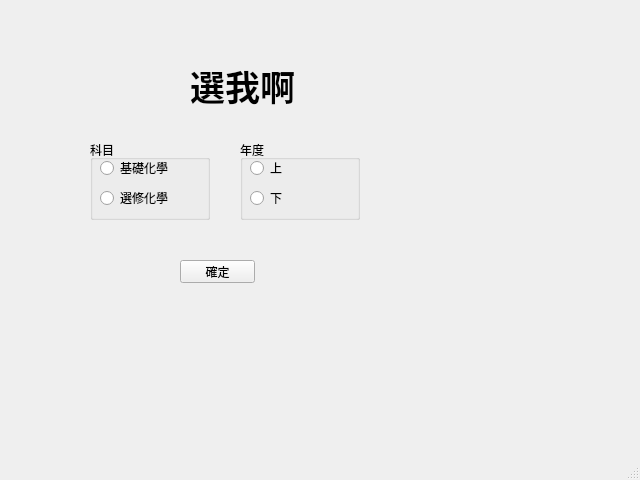
<?xml version="1.0" encoding="UTF-8"?>
<ui version="4.0">
 <class>MainWindow</class>
 <widget class="QMainWindow" name="MainWindow">
  <property name="geometry">
   <rect>
    <x>0</x>
    <y>0</y>
    <width>640</width>
    <height>480</height>
   </rect>
  </property>
  <property name="windowTitle">
   <string>MainWindow</string>
  </property>
  <widget class="QWidget" name="centralwidget">
   <widget class="QLabel" name="label">
    <property name="geometry">
     <rect>
      <x>190</x>
      <y>50</y>
      <width>271</width>
      <height>71</height>
     </rect>
    </property>
    <property name="font">
     <font>
      <family>Consolas</family>
      <pointsize>26</pointsize>
      <weight>75</weight>
      <bold>true</bold>
     </font>
    </property>
    <property name="text">
     <string>選我啊</string>
    </property>
   </widget>
   <widget class="QPushButton" name="btn_confirm">
    <property name="geometry">
     <rect>
      <x>180</x>
      <y>260</y>
      <width>75</width>
      <height>23</height>
     </rect>
    </property>
    <property name="text">
     <string>確定</string>
    </property>
   </widget>
   <widget class="QGroupBox" name="group_1">
    <property name="geometry">
     <rect>
      <x>90</x>
      <y>140</y>
      <width>120</width>
      <height>80</height>
     </rect>
    </property>
    <property name="title">
     <string>科目</string>
    </property>
    <widget class="QRadioButton" name="rb_basic">
     <property name="geometry">
      <rect>
       <x>10</x>
       <y>20</y>
       <width>83</width>
       <height>16</height>
      </rect>
     </property>
     <property name="text">
      <string>基礎化學</string>
     </property>
     <property name="checkable">
      <bool>true</bool>
     </property>
     <property name="checked">
      <bool>false</bool>
     </property>
    </widget>
    <widget class="QRadioButton" name="rb_select">
     <property name="geometry">
      <rect>
       <x>10</x>
       <y>50</y>
       <width>83</width>
       <height>16</height>
      </rect>
     </property>
     <property name="text">
      <string>選修化學</string>
     </property>
    </widget>
   </widget>
   <widget class="QGroupBox" name="group_2">
    <property name="geometry">
     <rect>
      <x>240</x>
      <y>140</y>
      <width>120</width>
      <height>80</height>
     </rect>
    </property>
    <property name="title">
     <string>年度</string>
    </property>
    <widget class="QRadioButton" name="rb_first">
     <property name="geometry">
      <rect>
       <x>10</x>
       <y>20</y>
       <width>83</width>
       <height>16</height>
      </rect>
     </property>
     <property name="text">
      <string>上</string>
     </property>
     <property name="checkable">
      <bool>true</bool>
     </property>
     <property name="checked">
      <bool>false</bool>
     </property>
    </widget>
    <widget class="QRadioButton" name="rb_second">
     <property name="geometry">
      <rect>
       <x>10</x>
       <y>50</y>
       <width>83</width>
       <height>16</height>
      </rect>
     </property>
     <property name="text">
      <string>下</string>
     </property>
    </widget>
   </widget>
  </widget>
  <widget class="QMenuBar" name="menubar">
   <property name="geometry">
    <rect>
     <x>0</x>
     <y>0</y>
     <width>640</width>
     <height>21</height>
    </rect>
   </property>
  </widget>
  <widget class="QStatusBar" name="statusbar"/>
 </widget>
 <resources/>
 <connections/>
</ui>
